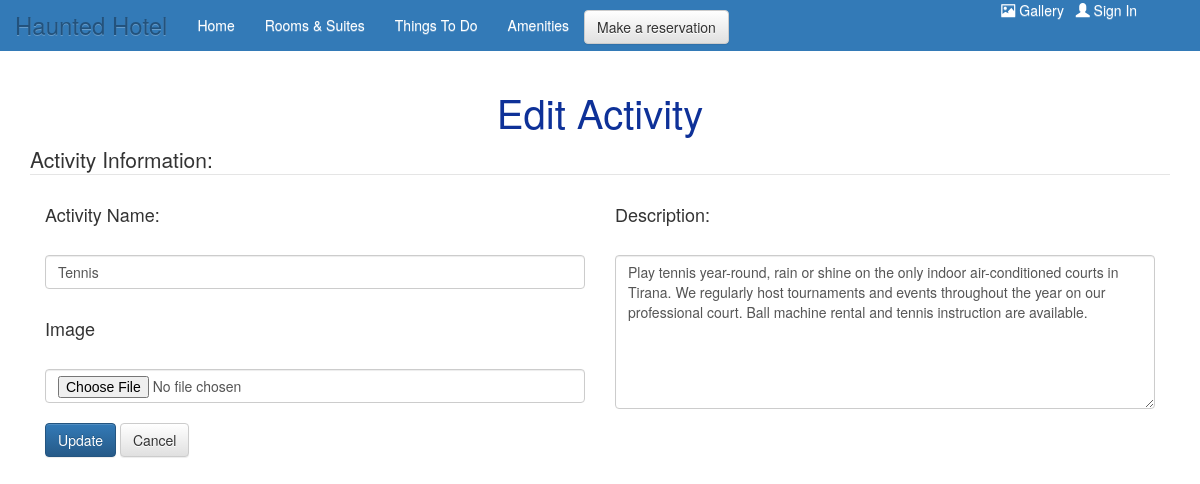
/hotel/update_activity.php?id=1, run on the app's committed database.
### tables this page shows
CREATE TABLE `events` (
  `eventID` int(11) NOT NULL,
  `description` longtext NOT NULL,
  `Title` varchar(60) DEFAULT NULL,
  `image` text DEFAULT NULL
);

### hotel/update_activity.php (the view, shortened to what this page needs)
<?php
    $title = "Edit Activity";
    include('includes/hotel_connect.php');
    if($_SERVER['REQUEST_METHOD'] == 'POST'){
        $errors = [];
        if(isset($_POST['eventID'])){
            $eventID = $_POST['eventID'];
        }else{
            $errors[] = "No activity selected.";
        }
        if(empty($_POST['title'])){
            $errors[] = "Please insert a title.";
        }else{
            $title = mysqli_real_escape_string($dbc, $_POST['title']);
        }
        if(empty($_POST['description'])){
            $errors[] = "Please insert a short description.";
        }else{
            $desc = mysqli_real_escape_string($dbc, $_POST['description']);
        }
        if(isset($_POST['image'])){
            $target_dir = "includes/";
            $target_file = $target_dir . basename($_FILES["image"]["name"]);
            $uploadOk = 1;
            $imageFileType = strtolower(pathinfo($target_file,PATHINFO_EXTENSION));
            if(isset($_POST["picture"])) {
                $check = getimagesize($_FILES["picture"]["tmp_name"]);
                if($check !== false) {
                    $uploadOk = 1;
                }
            }
            if($imageFileType != "jpg" && $imageFileType != "png" && $imageFileType != "jpeg" && $imageFileType != "gif" ) {
                $errors[]= " Only JPG, JPEG, PNG & GIF files are allowed.";
                $uploadOk = 0;
            }
            if ($uploadOk == 1) {
                $new_img_name = uniqid("IMG-",true) . '.' . $imageFileType;
                $upload_path = $target_dir.$new_img_name;
                move_uploaded_file($_FILES["image"]["tmp_name"], $upload_path);
                $sql = "UPDATE `events`
                        SET `description` = '$desc', `Title` = '$title', `image` = '$upload_path'
                        WHERE `eventID` = $eventID";
            }
        }else{
            $sql = "UPDATE `events`
                    SET `description` = '$desc', `Title` = '$title'
                    WHERE `eventID` = $eventID";
        }
        if(empty($errors)){
            $result = mysqli_query($dbc,$sql);
            if($result){
                echo "<div class='sukses'> Activity Edited successfully. </div>";
                header("location: add_activities.php");
            }
            else{
                echo "<div class='error'> There was an error inserting data. </div>";
            }
        }else{
            echo "<div class='error'> $errors[0] </div>";
        }
    }
    elseif(isset($_GET['id'])){
        $eventID = $_GET['id'];
        $sql = "SELECT * FROM `events` WHERE `eventID` = '$eventID'";
        $result = mysqli_query($dbc, $sql);
        if (mysqli_num_rows($result) > 0) {
            while ($row = mysqli_fetch_assoc($result)) {
                $desc = $row['description'];
                $title = $row['Title'];
                $image = $row['image'];
            }
        }
    }else{
        header('Location: add_activities.php');
    }
        ?>
            <h1 id='amenities'>Edit Activity</h1>
            <form action="update_activity.php" method="post" enctype="multipart/form-data">
            <fieldset>
                <legend>Activity Information:</legend>
                <div class="controls col-md-6">
                    <h4 class="form-label">Activity Name:</h4><br>
                    <input type="text" name="title" class="form-control form-control-lg" value="<?php echo $title; ?>">
                    <input type="hidden" name="eventID" value="<?php echo $eventID; ?>"><br>
                    <h4 class="form-label">Image</h4><br>
                    <input type="file" name="image" accept="image/*" class="form-control form-control-lg" value="<?php echo $image; ?>"><br>
                </div>
                <div class="controls col-md-6">
                    <h4 class="form-label">Description:</h4><br>
                    <textarea class="form-control form-control-lg" name="description" id="description" cols="30" rows="7"><?php echo $desc;?></textarea>
                </div>
                <div class="controls col-md-12">
                    <input type="submit" class="btn btn-primary" value="Update" name="update">
                    <a href="add_activities.php" class="btn btn-default">Cancel</a>
                </div>
            </fieldset>
        </form>
        </body>
        </html>

### hotel/hotelStyle.css (style rules this page uses)
* { margin: 0; padding: 0; }
body, html { height: 100%; }
body { padding-top: 70px; position: relative }
.navbar-brand { color: #fff; font-size: x-large; }
li a { text-decoration: none; color: #fff; }
ul { list-style-type: none; }
ul.right-list { white-space: pre; }
#amenities { color:#0e3198; text-align:center; font-size: 40px; }
h1 { text-align: center; }

### data on the page
events: title "Tennis", description "Play tennis year-round, rain or shine on the only indoor air-conditioned courts in Tirana. We regularly host tournaments and events throughout the year on our professional court. Ball machine rental and tennis instruction are available."
